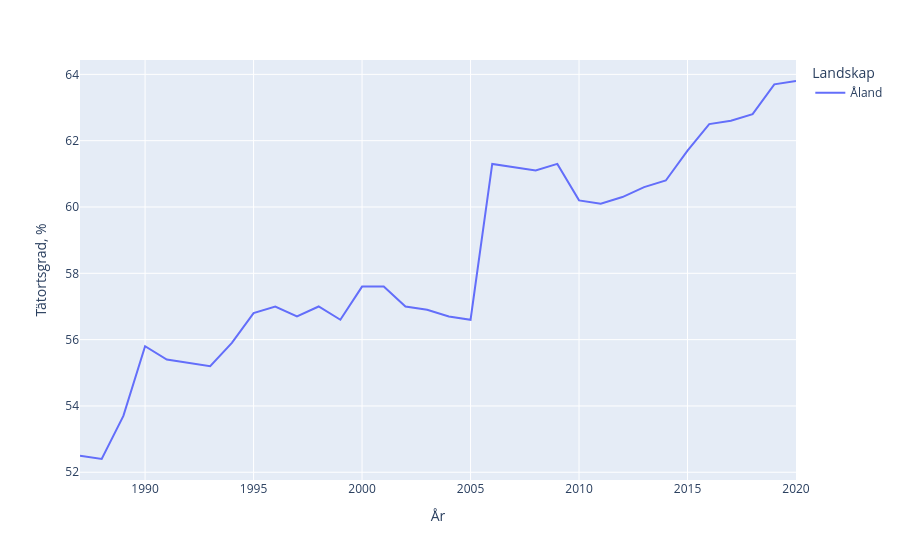

This figure's notebook cell:
### Code cell
import plotly.express as px
fig = px.line(dff, x = 'År', y = name, color = region, hover_data = [region,'År',name])

fig

### Figure 1 — Plotly figure (JSON) as saved in the notebook; plotly's stock layout.template omitted (floating-point values rounded to 4 significant figures)
{"data": [{"customdata": [["Åland"], ["Åland"], ["Åland"], ["Åland"], ["Åland"], ["Åland"], ["Åland"], ["Åland"], ["Åland"], ["Åland"], ["Åland"], ["Åland"], ["Åland"], ["Åland"], ["Åland"], ["Åland"], ["Åland"], ["Åland"], ["Åland"], ["Åland"], ["Åland"], ["Åland"], ["Åland"], ["Åland"], ["Åland"], ["Åland"], ["Åland"], ["Åland"], ["Åland"], ["Åland"], ["Åland"], ["Åland"], ["Åland"], ["Åland"]], "hovertemplate": "Landskap=%{customdata[0]}<br>År=%{x}<br>Tätortsgrad, %=%{y}<extra></extra>", "legendgroup": "Åland", "line": {"color": "#636efa", "dash": "solid"}, "marker": {"symbol": "circle"}, "mode": "lines", "name": "Åland", "orientation": "v", "showlegend": true, "type": "scatter", "x": [1987, 1988, 1989, 1990, 1991, 1992, 1993, 1994, 1995, 1996, 1997, 1998, 1999, 2000, 2001, 2002, 2003, 2004, 2005, 2006, 2007, 2008, 2009, 2010, 2011, 2012, 2013, 2014, 2015, 2016, 2017, 2018, 2019, 2020], "xaxis": "x", "y": [52.5, 52.4, 53.7, 55.8, 55.4, 55.3, 55.2, 55.9, 56.8, 57, 56.7, 57, 56.6, 57.6, 57.6, 57, 56.9, 56.7, 56.6, 61.3, 61.2, 61.1, 61.3, 60.2, 60.1, 60.3, 60.6, 60.8, 61.7, 62.5, 62.6, 62.8, 63.7, 63.8], "yaxis": "y"}], "layout": {"legend": {"title": {"text": "Landskap"}, "tracegroupgap": 0}, "margin": {"t": 60}, "xaxis": {"anchor": "y", "domain": [0, 1], "title": {"text": "År"}}, "yaxis": {"anchor": "x", "domain": [0, 1], "title": {"text": "Tätortsgrad, %"}}}}
